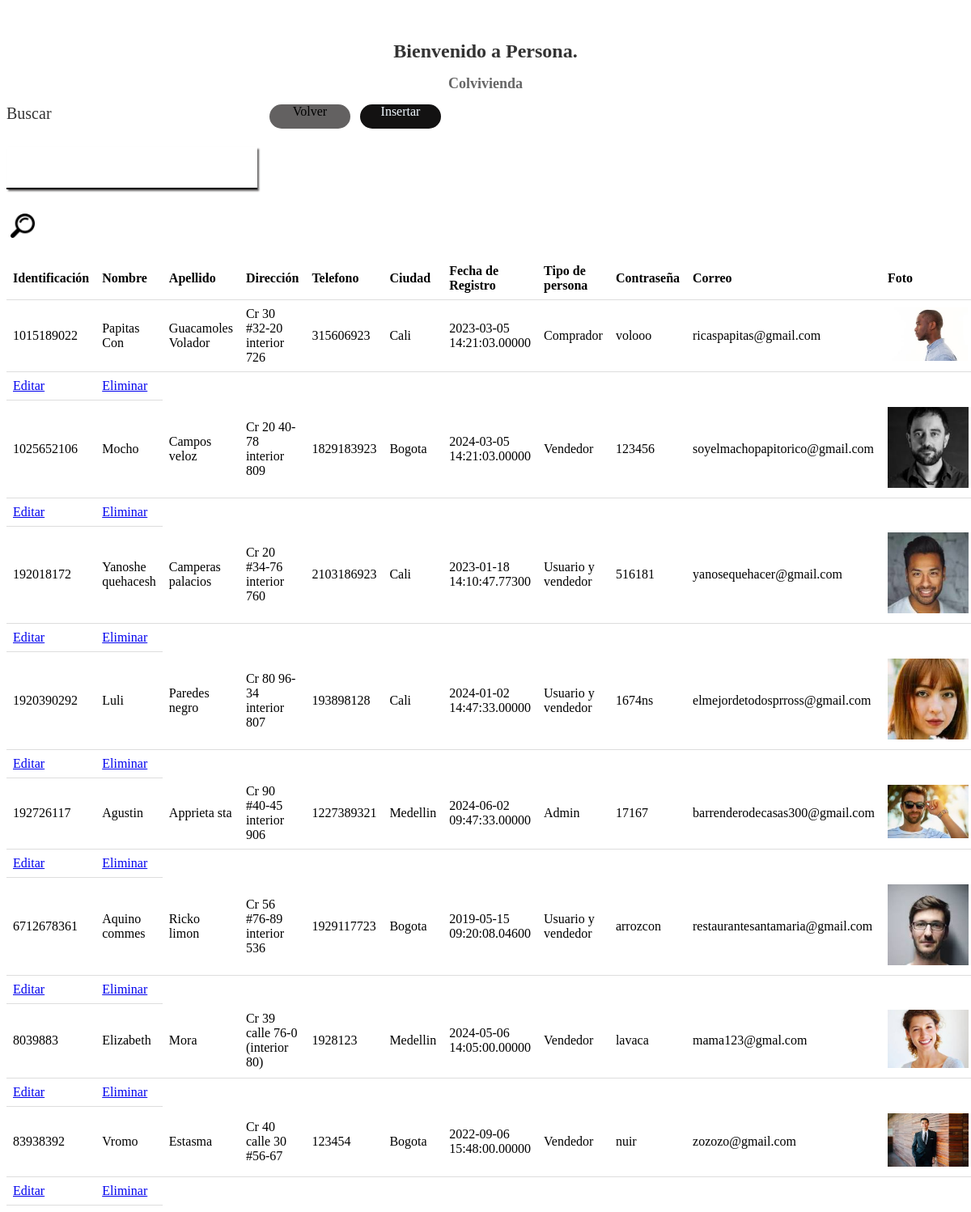
/read/Persona.php, run on the app's committed database.
### tables this page shows
CREATE TABLE `persona` (
  `identificacion` varchar(20) NOT NULL,
  `nombre` varchar(50) NOT NULL,
  `apellido` varchar(50) NOT NULL,
  `direccion` varchar(100) NOT NULL,
  `telefono` int(15) NOT NULL,
  `ciudad` varchar(2) NOT NULL,
  `fecha_registro` datetime(5) NOT NULL,
  `tipo_persona` varchar(2) NOT NULL,
  `contrasena` varchar(20) NOT NULL,
  `correo` varchar(50) NOT NULL,
  `foto` varchar(100) NOT NULL,
  PRIMARY KEY (`identificacion`),
  KEY `ciudad` (`ciudad`),
  KEY `tipo_persona` (`tipo_persona`),
  CONSTRAINT `persona_ibfk_1` FOREIGN KEY (`ciudad`) REFERENCES `ciudad` (`codigo_ciudad`) ON DELETE CASCADE ON UPDATE CASCADE,
  CONSTRAINT `persona_ibfk_2` FOREIGN KEY (`tipo_persona`) REFERENCES `tipo_persona` (`codigo_tipo`)
);

CREATE TABLE `ciudad` (
  `codigo_ciudad` varchar(2) NOT NULL,
  `descripcion` varchar(50) NOT NULL,
  PRIMARY KEY (`codigo_ciudad`)
);

CREATE TABLE `tipo_persona` (
  `codigo_tipo` varchar(2) NOT NULL,
  `descripcion` varchar(50) NOT NULL,
  PRIMARY KEY (`codigo_tipo`)
);

### read/Persona.php (the view, shortened to what this page needs)
<!DOCTYPE html>
<html lang="en">
<head>
  <link rel="stylesheet" href="../css/reads.css">
</head>
<body>
  <div class="letrero">
    <h1>Bienvenido a Persona.</h1>
    <h2>Colvivienda</h2>
  </div>
  <div class="container">
    <form name="buscar" id="buscar" action="" class="container__form">
      <label class="container__label" for="buscar">Buscar</label>
      <div class="container__input">
        <input class="container__input-text" type="text" name="buscar" id="buscar">
      </div>
      <a href="#" onclick="document.getElementById('buscar').submit();">
        <img class="container__img" src="../imgs/lupa.png" alt="lupa">
      </a>
    </form>
    <div class="container__boton">
      <div class="container__boton-volver">
        <a href="botones.php" class="container__boton-volver-text">Volver</a>
      </div>
      <div class="container__boton-insertar">
        <a href="../Insert/insertar_forma.php" class="container__boton-insertar-text">Insertar</a>
      </div>
    </div>
  </div>
  <?php
  $mysql_host = 'localhost';
  $mysql_user = 'root';
  $password = '';
  $dbhandle = mysqli_connect($mysql_host, $mysql_user, $password) or die('Problemas de conexión con DB');
  if (empty($_GET['buscar'])) {
    $matriz = mysqli_query($dbhandle, "select a.identificacion, a.nombre, a.apellido, a.direccion, a.telefono, b.descripcion, a.fecha_registro, c.descripcion as tipo_persona, a.contrasena, a.correo, a.foto from persona a, ciudad b, tipo_persona c where a.ciudad = b.codigo_ciudad AND c.codigo_tipo = a.tipo_persona;");
  }
  echo "<table>";
  echo "
      <tr>
        <th>Identificación</th>
        <th>Nombre</th>
        <th>Apellido</th>
        <th>Dirección</th>
        <th>Telefono</th>
        <th>Ciudad</th>
        <th>Fecha de Registro</th>
        <th>Tipo de persona</th>
        <th>Contraseña</th>
        <th>Correo</th>
        <th>Foto</th>
     </tr>";
  while ($row = mysqli_fetch_array($matriz, MYSQLI_ASSOC)) {
    echo "<tr>";
    echo "<td>" . $row['identificacion'] . "</td>";
    echo "<td>" . $row['nombre'] . "</td>";
    echo "<td>" . $row['apellido'] . "</td>";
    echo "<td>" . $row['direccion'] . "</td>";
    echo "<td>" . $row['telefono'] . "</td>";
    echo "<td>" . $row['descripcion'] . "</td>";
    echo "<td>" . $row['fecha_registro'] . "</td>";
    echo "<td>" . $row['tipo_persona'] . "</td>";
    echo "<td>" . $row['contrasena'] . "</td>";
    echo "<td>" . $row['correo'] . "</td>";
    echo "<td>";
    echo "<img src='" . $row['foto'] . "' width='100' >";
    echo "</td>";
    echo "</tr>";
    echo "<td><a href='../update/persona_edit.php?codigo=" . $row['identificacion'] . "'>Editar</a></td>";
    echo "<td><a href='javascript:preguntar(\"" . $row['identificacion'] . "\")'>Eliminar</a></td>";
  }
  echo "</table>";
  ?>
</body>
</html>

### css/reads.css (style rules this page uses)
table { width: 100%; border-collapse: collapse; margin-top: 20px; }
th, td { padding: 8px; text-align: left; border-bottom: 1px solid #ddd; }
.letrero { display: block; text-align: center; margin-top: 50px; }
.letrero h1 { font-size: 24px; color: #333; }
.letrero h2 { font-size: 18px; color: #666; }
.container { display: flex; flex-direction: row; gap: 15px; }
.container__label { font-size: 20px; color: #333; margin-right: 15px; }
.container__input { margin: 1.875rem 0; width: 310px; border-bottom: 2px solid #000000; box-shadow: 2px 2px 2px #636161; }
.container__input-text { width: 310px; height: 3.125rem; background: transparent; border: none; outline: none; font-size: 1em; padding: 0 35px 0 5px; color: #000000; }
.container__img { width: 30px; height: 30px; margin-left: 5px; }
.container__boton { display: flex; flex-direction: row; gap: 12px; }
.container__boton-volver { text-align: center; height: 30px; width: 100px; background-color: #636161; border-radius: 15px; }
.container__boton-insertar { text-align: center; height: 30px; width: 100px; text-decoration: none; background-color: #131212; border-radius: 15px; }
.container__boton-volver-text { text-align: center; color: #000000; text-decoration: none; }
.container__boton-insertar-text { text-align: center; color: aliceblue; text-decoration: none; }

### data on the page
persona: identificacion "1015189022", nombre "Papitas Con", apellido "Guacamoles Volador", direccion "Cr 30 #32-20 interior 726", telefono "315606923", ciudad.descripcion "Cali", fecha_registro "2023-03-05 14:21:03.00000", tipo_persona.descripcion "Comprador", contrasena "volooo", correo "ricaspapitas@gmail.com", foto (picture)
persona: identificacion "1025652106", nombre "Mocho", apellido "Campos veloz", direccion "Cr 20 40-78 interior 809", telefono "1829183923", ciudad.descripcion "Bogota", fecha_registro "2024-03-05 14:21:03.00000", tipo_persona.descripcion "Vendedor", contrasena "123456", correo "soyelmachopapitorico@gmail.com", foto (picture)
persona: identificacion "192018172", nombre "Yanoshe quehacesh", apellido "Camperas palacios", direccion "Cr 20 #34-76 interior 760", telefono "2103186923", ciudad.descripcion "Cali", fecha_registro "2023-01-18 14:10:47.77300", tipo_persona.descripcion "Usuario y vendedor", contrasena "516181", correo "yanosequehacer@gmail.com", foto (picture)
persona: identificacion "1920390292", nombre "Luli", apellido "Paredes negro", direccion "Cr 80 96-34 interior 807", telefono "193898128", ciudad.descripcion "Cali", fecha_registro "2024-01-02 14:47:33.00000", tipo_persona.descripcion "Usuario y vendedor", contrasena "1674ns", correo "elmejordetodosprross@gmail.com", foto (picture)
persona: identificacion "192726117", nombre "Agustin", apellido "Apprieta sta", direccion "Cr 90 #40-45 interior 906", telefono "1227389321", ciudad.descripcion "Medellin", fecha_registro "2024-06-02 09:47:33.00000", tipo_persona.descripcion "Admin", contrasena "17167", correo "barrenderodecasas300@gmail.com", foto (picture)
persona: identificacion "6712678361", nombre "Aquino commes", apellido "Ricko limon", direccion "Cr 56 #76-89 interior 536", telefono "1929117723", ciudad.descripcion "Bogota", fecha_registro "2019-05-15 09:20:08.04600", tipo_persona.descripcion "Usuario y vendedor", contrasena "arrozcon", correo "restaurantesantamaria@gmail.com", foto (picture)
persona: identificacion "8039883", nombre "Elizabeth", apellido "Mora", direccion "Cr 39 calle 76-0 (interior 80)", telefono "1928123", ciudad.descripcion "Medellin", fecha_registro "2024-05-06 14:05:00.00000", tipo_persona.descripcion "Vendedor", contrasena "lavaca", correo "mama123@gmal.com", foto (picture)
persona: identificacion "83938392", nombre "Vromo", apellido "Estasma", direccion "Cr 40 calle 30 #56-67", telefono "123454", ciudad.descripcion "Bogota", fecha_registro "2022-09-06 15:48:00.00000", tipo_persona.descripcion "Vendedor", contrasena "nuir", correo "zozozo@gmail.com", foto (picture)
